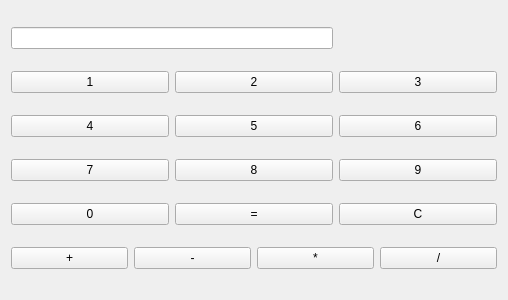
<?xml version="1.0" encoding="UTF-8"?>
<ui version="4.0">
 <class>Form</class>
 <widget class="QWidget" name="Form">
  <property name="geometry">
   <rect>
    <x>0</x>
    <y>0</y>
    <width>508</width>
    <height>300</height>
   </rect>
  </property>
  <property name="windowTitle">
   <string>Form</string>
  </property>
  <layout class="QGridLayout" name="gridLayout">
   <item row="0" column="0" colspan="2">
    <widget class="QLineEdit" name="lineEdit"/>
   </item>
   <item row="1" column="0">
    <widget class="QPushButton" name="pushButton">
     <property name="text">
      <string>1</string>
     </property>
    </widget>
   </item>
   <item row="1" column="1">
    <widget class="QPushButton" name="pushButton_2">
     <property name="text">
      <string>2</string>
     </property>
    </widget>
   </item>
   <item row="1" column="2">
    <widget class="QPushButton" name="pushButton_3">
     <property name="text">
      <string>3</string>
     </property>
    </widget>
   </item>
   <item row="2" column="0">
    <widget class="QPushButton" name="pushButton_4">
     <property name="text">
      <string>4</string>
     </property>
    </widget>
   </item>
   <item row="2" column="1">
    <widget class="QPushButton" name="pushButton_5">
     <property name="text">
      <string>5</string>
     </property>
    </widget>
   </item>
   <item row="2" column="2">
    <widget class="QPushButton" name="pushButton_6">
     <property name="text">
      <string>6</string>
     </property>
    </widget>
   </item>
   <item row="3" column="0">
    <widget class="QPushButton" name="pushButton_7">
     <property name="text">
      <string>7</string>
     </property>
    </widget>
   </item>
   <item row="3" column="1">
    <widget class="QPushButton" name="pushButton_8">
     <property name="text">
      <string>8</string>
     </property>
    </widget>
   </item>
   <item row="3" column="2">
    <widget class="QPushButton" name="pushButton_9">
     <property name="text">
      <string>9</string>
     </property>
    </widget>
   </item>
   <item row="4" column="0">
    <widget class="QPushButton" name="pushButton_10">
     <property name="text">
      <string>0</string>
     </property>
    </widget>
   </item>
   <item row="4" column="1">
    <widget class="QPushButton" name="pushButton_11">
     <property name="text">
      <string>=</string>
     </property>
    </widget>
   </item>
   <item row="4" column="2">
    <widget class="QPushButton" name="pushButton_12">
     <property name="text">
      <string>C</string>
     </property>
    </widget>
   </item>
   <item row="5" column="0" colspan="3">
    <layout class="QHBoxLayout" name="horizontalLayout">
     <item>
      <widget class="QPushButton" name="pushButton_16">
       <property name="text">
        <string>+</string>
       </property>
      </widget>
     </item>
     <item>
      <widget class="QPushButton" name="pushButton_15">
       <property name="text">
        <string>-</string>
       </property>
      </widget>
     </item>
     <item>
      <widget class="QPushButton" name="pushButton_14">
       <property name="text">
        <string>*</string>
       </property>
      </widget>
     </item>
     <item>
      <widget class="QPushButton" name="pushButton_13">
       <property name="text">
        <string>/</string>
       </property>
      </widget>
     </item>
    </layout>
   </item>
  </layout>
 </widget>
 <resources/>
 <connections/>
</ui>
